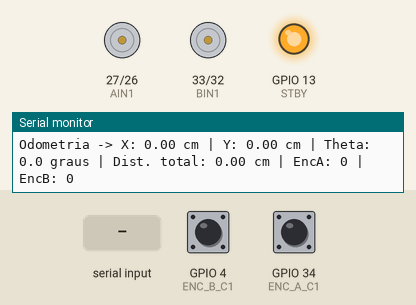
A sketch run on a simulated ESP32. On the bench: motor-driver pin pairs drawn as motors (green arrow = first pin HIGH = forward, orange = second pin HIGH = backward, longer = more drive, scaled by the enable pin, stopped while the standby pin is LOW), output pins drawn as LEDs (lit = HIGH), the last lines printed to the serial monitor. The inputs (shaded band) are chosen by the test bench; at power-on: GPIO 4 (ENC_B_C1) HIGH, GPIO 34 (ENC_A_C1) HIGH. Nothing arrives over Bluetooth unless stated.

Above: at 1.2 s.
1.3 s: "frente\n" received over Serial
At 2.1 s:
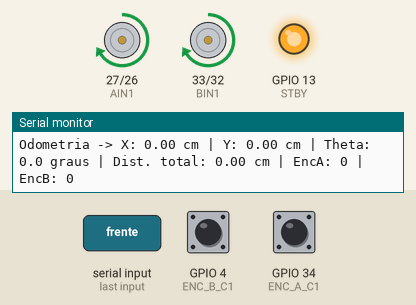
2.8 s: "B\n" received over the second serial link
At 3.3 s:
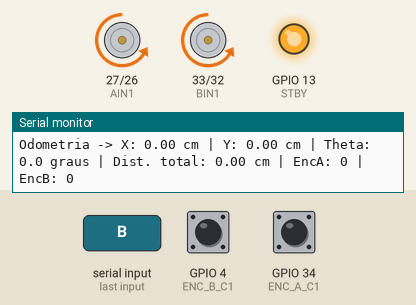
4.3 s: "L\n" received over the second serial link
At 5.5 s:
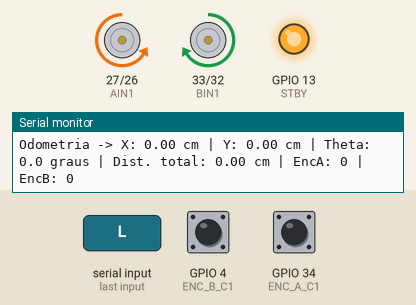
5.8 s: "R\n" received over the second serial link
At 6.8 s:
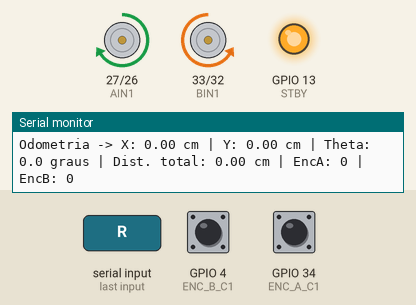
7.3 s: "p\n" received over Serial
At 7.9 s:
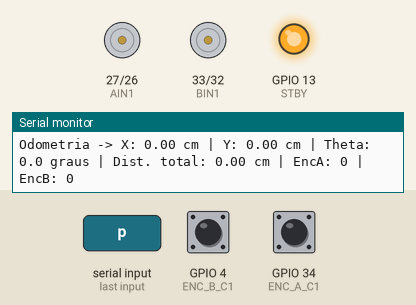
8.8 s: "tras\n" received over Serial
At 10.2 s:
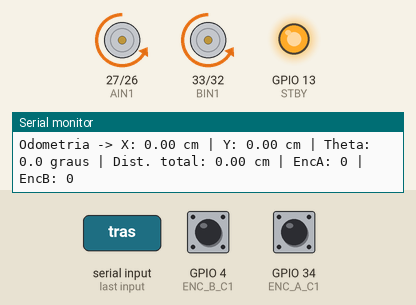
Timing chart, 0 to 11.3 s (numbered marks = the images above; inputs shaded):
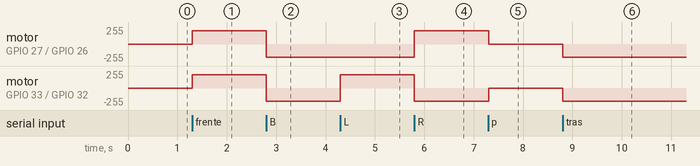

The sketch:

controle_motores.ino
```cpp
/*
  Controle de 2 motores N20 (com encoder) via ESP32 + TB6612FNG
  Controle via Bluetooth (app "BT Car Controller"):
    F -> frente
    B -> tras
    L -> vira esquerda (gira no proprio eixo)
    R -> vira direita (gira no proprio eixo)
    S -> para (parada)
  Tambem aceita comandos por texto no Monitor Serial USB (115200 baud):
    frente / tras / p

  Autor: gerado para Lucas
*/

#include "BluetoothSerial.h"

#if !defined(CONFIG_BT_ENABLED) || !defined(CONFIG_BLUEDROID_ENABLED)
#error Bluetooth classico nao habilitado. Va em Tools > Partition Scheme e escolha uma opcao com Bluetooth habilitado.
#endif

BluetoothSerial SerialBT;
const char* NOME_BLUETOOTH = "ESP32_Carrinho"; // nome que vai aparecer pra parear no celular

// ---------- Pinos do TB6612 ----------
// Motor A (esquerdo)
#define AIN1 27
#define AIN2 26
#define PWMA 25

// Motor B (direito)
#define BIN1 33
#define BIN2 32
#define PWMB 14

#define STBY 13

// ---------- Pinos dos encoders ----------
#define ENC_A_C1 34
#define ENC_A_C2 35
#define ENC_B_C1 4
#define ENC_B_C2 16

// ---------- Config PWM ----------
const int PWM_FREQ = 5000;
const int PWM_RES  = 8;      // resolucao 8 bits -> 0..255
int velocidade = 200;        // velocidade padrao (0..255), ajuste como quiser

// ---------- Parametros fisicos do robo (AJUSTE AQUI) ----------
const float RODA_DIAMETRO_CM   = 3.0;   // diametro da roda em cm
const float PULSOS_POR_VOLTA   = 210.0; // pulsos do encoder por volta completa da RODA
                                         // (se souber so a resolucao do encoder no eixo do motor,
                                         //  multiplique pela reducao da caixa de reducao do N20)
const float DIST_ENTRE_RODAS_CM = 10.0; // distancia entre as duas rodas (trilho/track width)

const float CM_POR_PULSO = (PI * RODA_DIAMETRO_CM) / PULSOS_POR_VOLTA;

// ---------- Contadores de encoder ----------
volatile long encoderA = 0;
volatile long encoderB = 0;

// ---------- Estado da odometria ----------
long ultimoEncoderA = 0;
long ultimoEncoderB = 0;
float odomX = 0.0;      // posicao X (cm)
float odomY = 0.0;      // posicao Y (cm)
float odomTheta = 0.0;  // orientacao (radianos)
float distanciaTotal = 0.0; // distancia total percorrida (cm)

void IRAM_ATTR isrEncoderA() {
  if (digitalRead(ENC_A_C2)) encoderA++; else encoderA--;
}

void IRAM_ATTR isrEncoderB() {
  if (digitalRead(ENC_B_C2)) encoderB++; else encoderB--;
}

// ---------- Funcoes de controle ----------
void setMotorA(int vel) { // vel: -255..255
  if (vel >= 0) {
    digitalWrite(AIN1, HIGH);
    digitalWrite(AIN2, LOW);
  } else {
    digitalWrite(AIN1, LOW);
    digitalWrite(AIN2, HIGH);
    vel = -vel;
  }
  ledcWrite(PWMA, vel);
}

void setMotorB(int vel) {
  if (vel >= 0) {
    digitalWrite(BIN1, HIGH);
    digitalWrite(BIN2, LOW);
  } else {
    digitalWrite(BIN1, LOW);
    digitalWrite(BIN2, HIGH);
    vel = -vel;
  }
  ledcWrite(PWMB, vel);
}

void virarEsquerda() {
  // gira no proprio eixo: roda esquerda pra tras, roda direita pra frente
  setMotorA(-velocidade);
  setMotorB(velocidade);
}

void virarDireita() {
  // gira no proprio eixo: roda esquerda pra frente, roda direita pra tras
  setMotorA(velocidade);
  setMotorB(-velocidade);
}

void atualizarOdometria() {
  long deltaA = encoderA - ultimoEncoderA;
  long deltaB = encoderB - ultimoEncoderB;
  ultimoEncoderA = encoderA;
  ultimoEncoderB = encoderB;

  float distA = deltaA * CM_POR_PULSO; // distancia percorrida pela roda A (esquerda)
  float distB = deltaB * CM_POR_PULSO; // distancia percorrida pela roda B (direita)

  float distCentro = (distA + distB) / 2.0;
  float deltaTheta = (distB - distA) / DIST_ENTRE_RODAS_CM;

  // atualiza posicao (modelo de robo diferencial)
  odomX += distCentro * cos(odomTheta + deltaTheta / 2.0);
  odomY += distCentro * sin(odomTheta + deltaTheta / 2.0);
  odomTheta += deltaTheta;

  distanciaTotal += fabs(distCentro);
}

void imprimirOdometria() {
  float thetaGraus = odomTheta * 180.0 / PI;
  Serial.printf("Odometria -> X: %.2f cm | Y: %.2f cm | Theta: %.1f graus | Dist. total: %.2f cm | EncA: %ld | EncB: %ld\n",
                odomX, odomY, thetaGraus, distanciaTotal, encoderA, encoderB);
}

void parar() {
  digitalWrite(AIN1, LOW);
  digitalWrite(AIN2, LOW);
  digitalWrite(BIN1, LOW);
  digitalWrite(BIN2, LOW);
  ledcWrite(PWMA, 0);
  ledcWrite(PWMB, 0);
}

void processarComandoBT(char cmd) {
  switch (cmd) {
    case 'F':
      setMotorA(velocidade);
      setMotorB(velocidade);
      Serial.println("[BT] -> Frente");
      break;
    case 'B':
      setMotorA(-velocidade);
      setMotorB(-velocidade);
      Serial.println("[BT] -> Tras");
      break;
    case 'L':
      virarEsquerda();
      Serial.println("[BT] -> Esquerda");
      break;
    case 'R':
      virarDireita();
      Serial.println("[BT] -> Direita");
      break;
    case 'S':
      parar();
      Serial.println("[BT] -> Parado");
      break;
    default:
      // ignora outros caracteres (alguns apps mandam comandos extras tipo G,I,H,J)
      break;
  }
}

void setup() {
  Serial.begin(115200);
  SerialBT.begin(NOME_BLUETOOTH);
  Serial.print("Bluetooth iniciado. Pareie no celular com o nome: ");
  Serial.println(NOME_BLUETOOTH);

  pinMode(AIN1, OUTPUT);
  pinMode(AIN2, OUTPUT);
  pinMode(BIN1, OUTPUT);
  pinMode(BIN2, OUTPUT);
  pinMode(STBY, OUTPUT);
  digitalWrite(STBY, HIGH); // habilita a ponte H

  // API nova de PWM do core ESP32 (evita as funcoes antigas depreciadas)
  ledcAttach(PWMA, PWM_FREQ, PWM_RES);
  ledcAttach(PWMB, PWM_FREQ, PWM_RES);

  pinMode(ENC_A_C1, INPUT);
  pinMode(ENC_A_C2, INPUT);
  pinMode(ENC_B_C1, INPUT);
  pinMode(ENC_B_C2, INPUT);

  attachInterrupt(digitalPinToInterrupt(ENC_A_C1), isrEncoderA, RISING);
  attachInterrupt(digitalPinToInterrupt(ENC_B_C1), isrEncoderB, RISING);

  parar();

  Serial.println("=================================");
  Serial.println("Pronto! Digite um comando e ENTER:");
  Serial.println("  frente  -> anda para frente");
  Serial.println("  tras    -> anda para tras");
  Serial.println("  p       -> para");
  Serial.println("=================================");
}

void loop() {
  // Comandos via Bluetooth (app BT Car Controller)
  if (SerialBT.available()) {
    char cmd = SerialBT.read();
    processarComandoBT(cmd);
  }

  // Comandos via Monitor Serial USB (opcional, para testes com fio)
  if (Serial.available()) {
    String cmd = Serial.readStringUntil('\n');
    cmd.trim();
    cmd.toLowerCase();

    if (cmd == "frente") {
      setMotorA(velocidade);
      setMotorB(velocidade);
      Serial.println("-> Indo para frente");
    } else if (cmd == "tras") {
      setMotorA(-velocidade);
      setMotorB(-velocidade);
      Serial.println("-> Indo para tras");
    } else if (cmd == "p") {
      parar();
      Serial.println("-> Parado");
    } else if (cmd.length() > 0) {
      Serial.println("Comando invalido. Use: frente / tras / p");
    }
  }

  // Atualiza e imprime a odometria a cada 200ms
  static unsigned long ultimoPrint = 0;
  if (millis() - ultimoPrint > 200) {
    ultimoPrint = millis();
    atualizarOdometria();
    imprimirOdometria();
  }
}
```

Measured:
- after the input at 1.3 s, motor on GPIO 27 (AIN1) / GPIO 26 (AIN2), motor on GPIO 33 (BIN1) / GPIO 32 (BIN2): stopped → forward 199/255 at once
- after the input at 2.8 s, motor on GPIO 27 (AIN1) / GPIO 26 (AIN2), motor on GPIO 33 (BIN1) / GPIO 32 (BIN2): forward 199/255 → backward 199/255 at once
- after the input at 4.3 s, motor on GPIO 33 (BIN1) / GPIO 32 (BIN2): backward 199/255 → forward 199/255 at once
- after the input at 5.8 s, motor on GPIO 27 (AIN1) / GPIO 26 (AIN2): backward 199/255 → forward 199/255 at once; motor on GPIO 33 (BIN1) / GPIO 32 (BIN2): forward 199/255 → backward 199/255 at once
- after the input at 7.3 s, motor on GPIO 27 (AIN1) / GPIO 26 (AIN2): forward 199/255 → stopped at once; motor on GPIO 33 (BIN1) / GPIO 32 (BIN2): backward 199/255 → stopped at once
- after the input at 8.8 s, motor on GPIO 27 (AIN1) / GPIO 26 (AIN2), motor on GPIO 33 (BIN1) / GPIO 32 (BIN2): stopped → backward 199/255 at once
